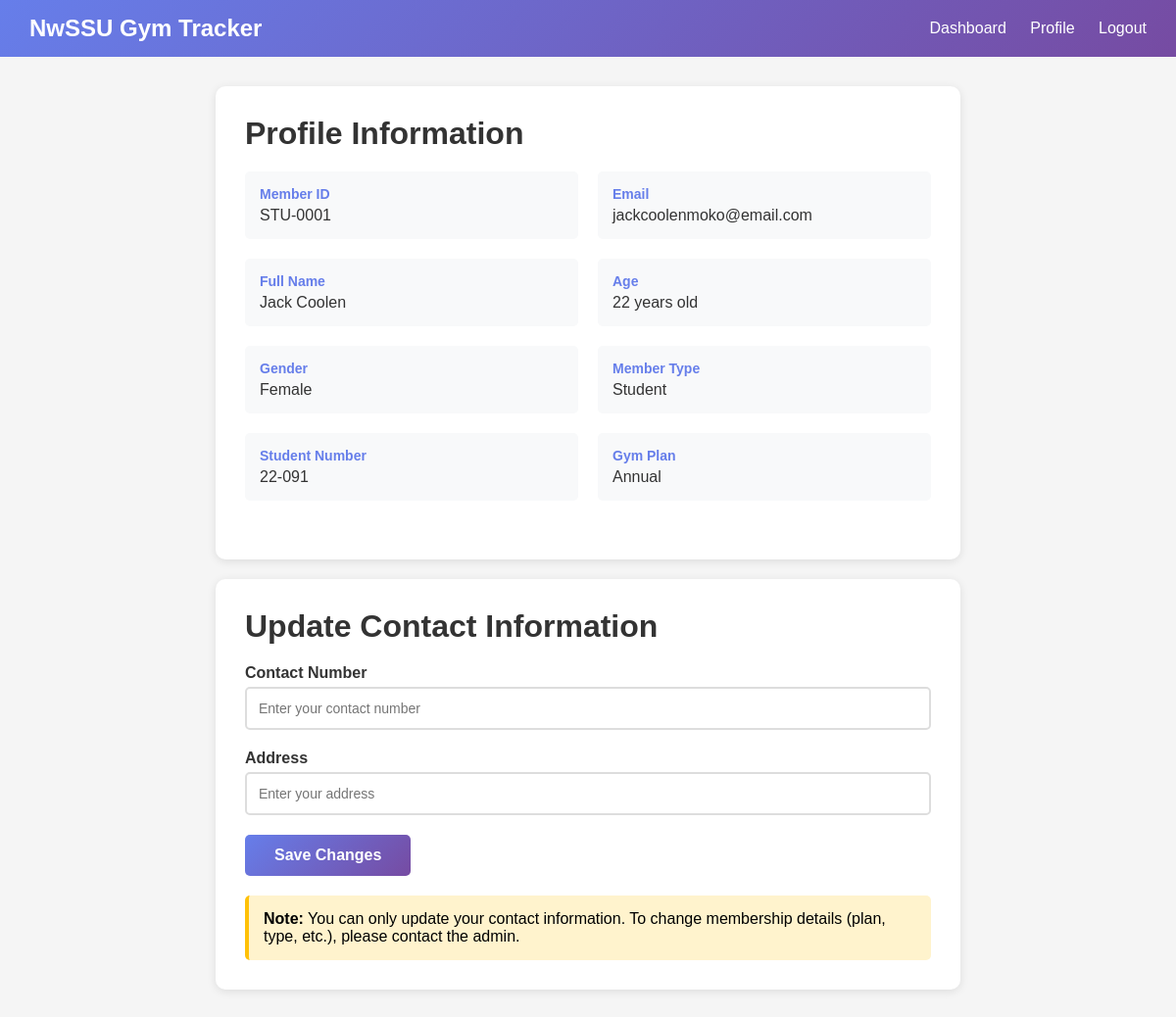
Page /user/profile (signed in) on the committed database.
### Project/models.py (models this page shows, shortened)
class Member(db.Model):
    __tablename__ = 'members'
    member_id = db.Column(db.Integer, primary_key=True)
    unique_code = db.Column(db.String(10), unique=True, nullable=False)
    first_name = db.Column(db.String(100), nullable=False)
    last_name = db.Column(db.String(100), nullable=False)
    age = db.Column(db.Integer)
    gender = db.Column(db.Enum('Male', 'Female'))
    member_type = db.Column(db.Enum('Faculty', 'Outsider', 'Student'), nullable=False)
    student_number = db.Column(db.String(20))
    gym_plan = db.Column(db.Enum('Daily', 'Monthly', 'Annual'), nullable=False)
    email = db.Column(db.String(150))
    contact_number = db.Column(db.String(20))
    address = db.Column(db.String(255))
    start_date = db.Column(db.Date, nullable=False)
    end_date = db.Column(db.Date, nullable=False)
    status = db.Column(db.Enum('Active', 'Inactive', 'Expired'), default='Active')
    date_registered = db.Column(db.DateTime, default=lambda: datetime.now(pytz.timezone('Asia/Manila')))
    price_paid = db.Column(db.Float, nullable=True)
    password_hash = db.Column(db.String(200), nullable=True)  # NULL for admin-created members
    is_self_registered = db.Column(db.Boolean, default=False)  # True if user registered themselves
    logs = db.relationship('MembershipLog', backref='member', lazy=True, cascade='all, delete-orphan')
    workouts = db.relationship('Workout', backref='member', lazy=True, cascade='all, delete-orphan')
    _original_member_type = None

### Project/userRoutes.py (the view)
@userRoutes.route('/user/profile')
@user_login_required
def profile():
    user_id = session.get('user_id')
    member = Member.query.get(user_id)
    if not member:
        flash('User not found. Please login again.', 'error')
        session.clear()
        return redirect(url_for('userAuth.user_login'))
    return render_template('user_profile.html', member=member)

### Project/userRoutes.py (called while the page is built)
def user_login_required(f):
    @wraps(f)
    def decorated_function(*args, **kwargs):
        if 'user_id' not in session:
            flash('Please log in to access this page.', 'warning')
            return redirect(url_for('userAuth.user_login'))
        return f(*args, **kwargs)
    return decorated_function

### Project/templates/user_profile.html (shortened to what this page needs)
<!DOCTYPE html>
<html lang="en">
<head>
</head>
<body>
    <div class="navbar">
        <h2>NwSSU Gym Tracker</h2>
        <div>
            <a href="{{ url_for('userRoutes.dashboard') }}">Dashboard</a>
            <a href="{{ url_for('userRoutes.profile') }}">Profile</a>
            <a href="{{ url_for('userAuth.user_logout') }}">Logout</a>
        </div>
    </div>
    <div class="container">
        <div class="card">
            <h1>Profile Information</h1>
            <div class="info-grid">
                <div class="info-item">
                    <label>Member ID</label>
                    <div class="value">{{ member.unique_code }}</div>
                </div>
                <div class="info-item">
                    <label>Email</label>
                    <div class="value">{{ member.email }}</div>
                </div>
                <div class="info-item">
                    <label>Full Name</label>
                    <div class="value">{{ member.first_name }} {{ member.last_name }}</div>
                </div>
                <div class="info-item">
                    <label>Age</label>
                    <div class="value">{{ member.age }} years old</div>
                </div>
                <div class="info-item">
                    <label>Gender</label>
                    <div class="value">{{ member.gender }}</div>
                </div>
                <div class="info-item">
                    <label>Member Type</label>
                    <div class="value">{{ member.member_type }}</div>
                </div>
                {% if member.student_number %}
                <div class="info-item">
                    <label>Student Number</label>
                    <div class="value">{{ member.student_number }}</div>
                </div>
                {% endif %}
                <div class="info-item">
                    <label>Gym Plan</label>
                    <div class="value">{{ member.gym_plan }}</div>
                </div>
            </div>
        </div>
        <div class="card">
            <h1>Update Contact Information</h1>
            <form method="POST" action="{{ url_for('userRoutes.update_profile') }}">
                <div class="form-group">
                    <label>Contact Number</label>
                    <input type="text" name="contact_number" value="{{ member.contact_number or '' }}" placeholder="Enter your contact number">
                </div>
                <div class="form-group">
                    <label>Address</label>
                    <input type="text" name="address" value="{{ member.address or '' }}" placeholder="Enter your address">
                </div>
                <button type="submit">Save Changes</button>
            </form>
            <div class="note">
                <strong>Note:</strong> You can only update your contact information. To change membership details (plan, type, etc.), please contact the admin.
            </div>
        </div>
    </div>
</body>
</html>

### Project/templates/user_profile.html (style rules this page uses)
* { margin: 0; padding: 0; box-sizing: border-box; }
body { font-family: Arial, sans-serif; background: #f5f5f5; }
.navbar { background: linear-gradient(135deg, #667eea 0%, #764ba2 100%); color: white; padding: 15px 30px; display: flex; justify-content: space-between; align-items: center; }
.navbar h2 { margin: 0; }
.navbar a { color: white; text-decoration: none; margin-left: 20px; }
.container { max-width: 800px; margin: 30px auto; padding: 0 20px; }
.card { background: white; padding: 30px; border-radius: 10px; box-shadow: 0 2px 10px rgba(0,0,0,0.1); margin-bottom: 20px; }
h1 { color: #333; margin-bottom: 20px; }
.info-grid { display: grid; grid-template-columns: 1fr 1fr; gap: 20px; margin-bottom: 30px; }
.info-item { padding: 15px; background: #f8f9fa; border-radius: 5px; }
.info-item label { display: block; color: #667eea; font-weight: bold; margin-bottom: 5px; font-size: 14px; }
.info-item .value { color: #333; font-size: 16px; }
.form-group { margin-bottom: 20px; }
.form-group label { display: block; margin-bottom: 5px; color: #333; font-weight: bold; }
input { width: 100%; padding: 12px; border: 2px solid #ddd; border-radius: 5px; font-size: 14px; }
button { padding: 12px 30px; background: linear-gradient(135deg, #667eea 0%, #764ba2 100%); color: white; border: none; border-radius: 5px; font-size: 16px; font-weight: bold; cursor: pointer; }
.note { background: #fff3cd; padding: 15px; border-radius: 5px; border-left: 4px solid #ffc107; margin-top: 20px; }

### rows in the picture
Member: unique_code "STU-0001", email "jackcoolenmoko@email.com", first_name "Jack", last_name "Coolen", age "22", gender "Female", member_type "Student", student_number "22-091", gym_plan "Annual"
